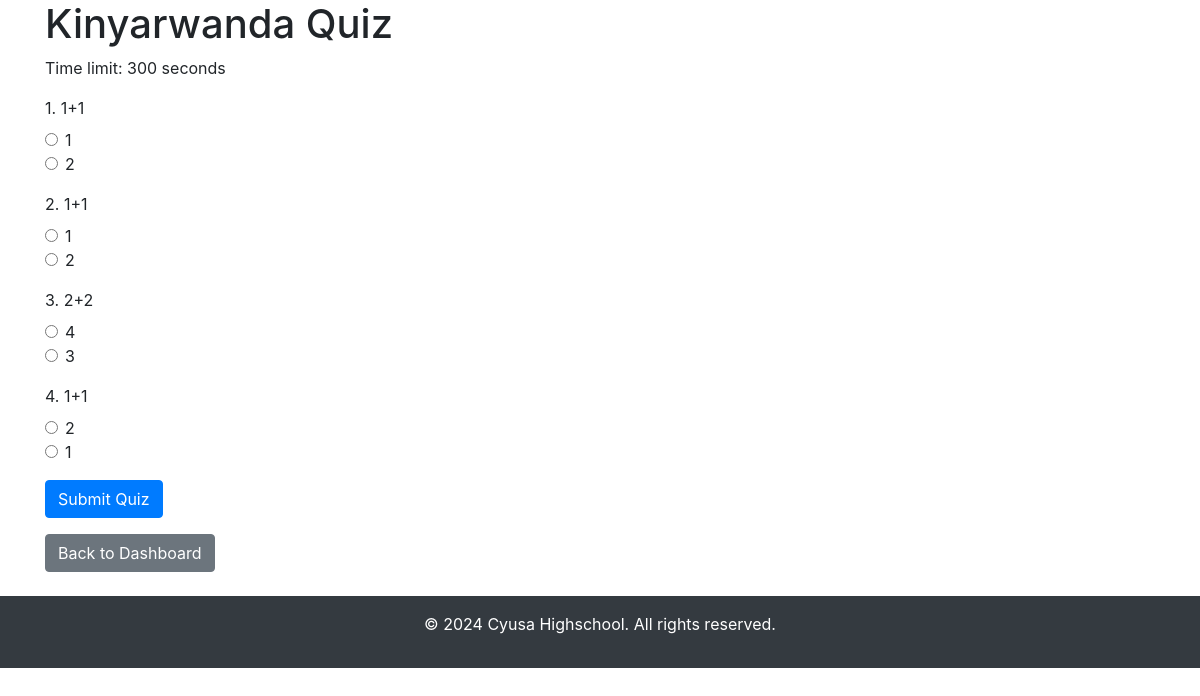
Before: /student/quiz/1 (signed in) with the older database file.
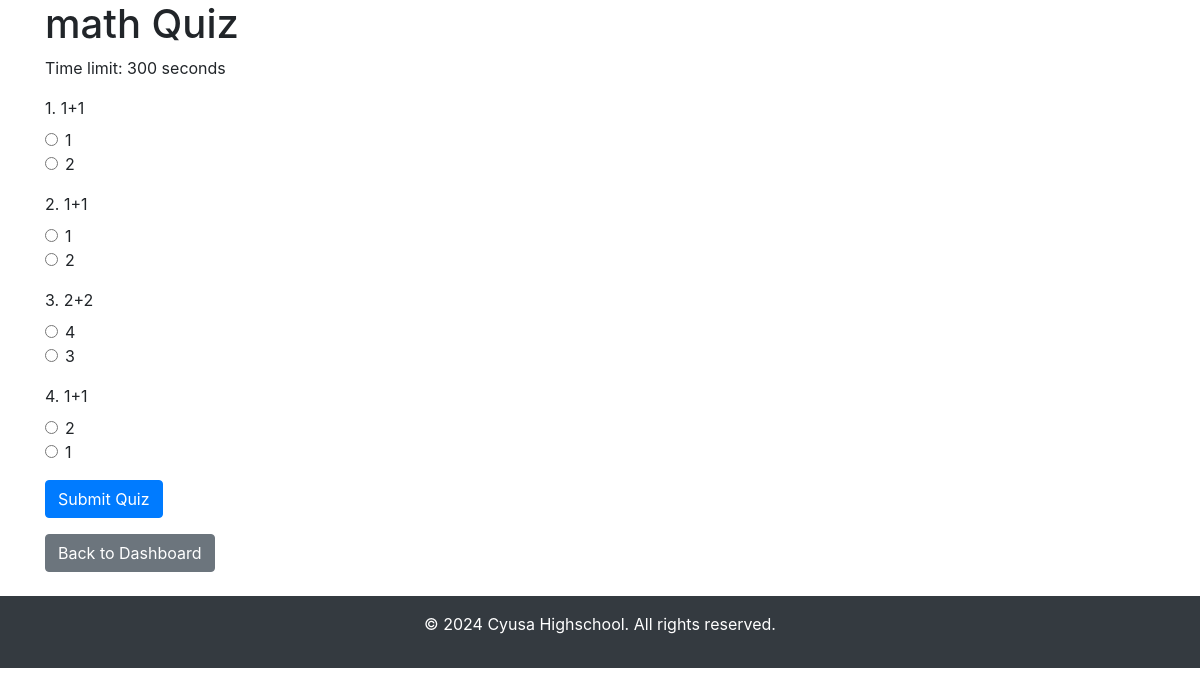
After: the same page with the newer database file.
### app.py (models this page shows)
class Quiz(db.Model):
    id = db.Column(db.Integer, primary_key=True)
    title = db.Column(db.String(100), nullable=False)
    time_limit = db.Column(db.Integer, default=300)  # In seconds (5 minutes by default)
    questions = db.relationship('Question', backref='quiz', lazy=True, cascade= "all, delete-orphan")
    module_id = db.Column(db.Integer, db.ForeignKey('module.id'), nullable=False)

### app.py (the view, shortened to what this page needs)
@app.route('/student/quiz/<int:quiz_id>', methods=['GET', 'POST'])
@login_required
def start_quiz(quiz_id):
    if current_user.role != 'student':
        return redirect(url_for('teacher_dashboard'))
    quiz = Quiz.query.get(quiz_id)
    return render_template('start_quiz.html', quiz=quiz, time_limit=quiz.time_limit, enumerate=enumerate)

### app.py (called while the page is built)
@login_manager.user_loader
def load_user(user_id):
    return User.query.get(int(user_id))

### templates/start_quiz.html (shortened to what this page needs)
<!DOCTYPE html>
<html lang="en">
<head>
    <link rel="stylesheet" href="https://stackpath.bootstrapcdn.com/bootstrap/4.5.2/css/bootstrap.min.css">
</head>
<body>
    <div class="container">
        <h1>{{ quiz.title }}</h1>
        <p>Time limit: {{ time_limit }} seconds</p>
        <form action="" method="POST">
            {% for index, question in enumerate(quiz.questions) %}
            <div class="form-group">
                <label>{{ index + 1 }}. {{ question.question_text }}</label>
                <div>
                    {% for choice in question.choices.split(',') %}
                    <div class="form-check">
                        <input class="form-check-input" type="radio" name="question-{{ index }}" value="{{ choice }}">
                        <label class="form-check-label">{{ choice }}</label>
                    </div>
                    {% endfor %}
                </div>
            </div>
            {% endfor %}
            <button type="submit" class="btn btn-primary">Submit Quiz</button>
        </form>
        <a href="/student_dashboard" class="btn btn-secondary mt-3">Back to Dashboard</a>
    </div>
    <footer class="bg-dark text-white text-center py-3 mt-4">
        <p>© 2024 Cyusa Highschool. All rights reserved.</p>
    </footer>
</body>
</html>

Changed rows visible on the page:
changed Quiz: title "Kinyarwanda Quiz" → "math Quiz"
